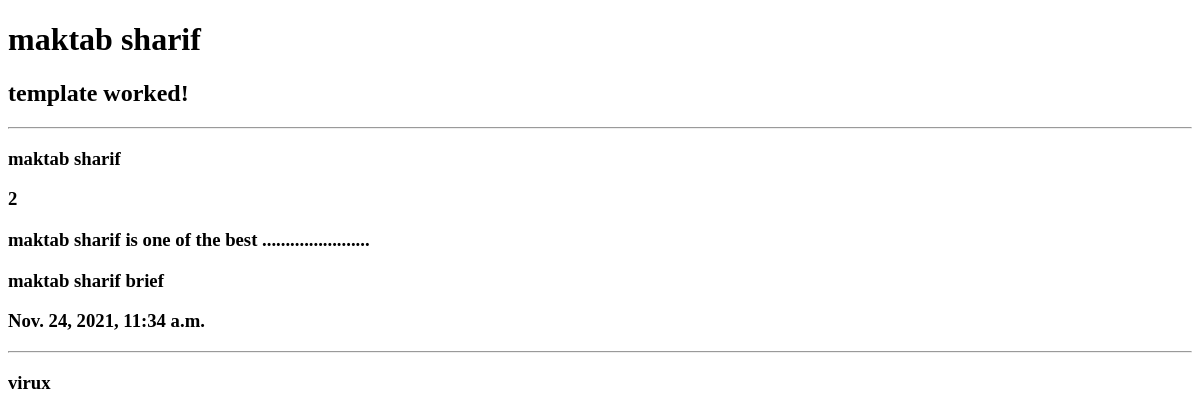
The page /blog/class_first_template/ on the database as committed earlier.
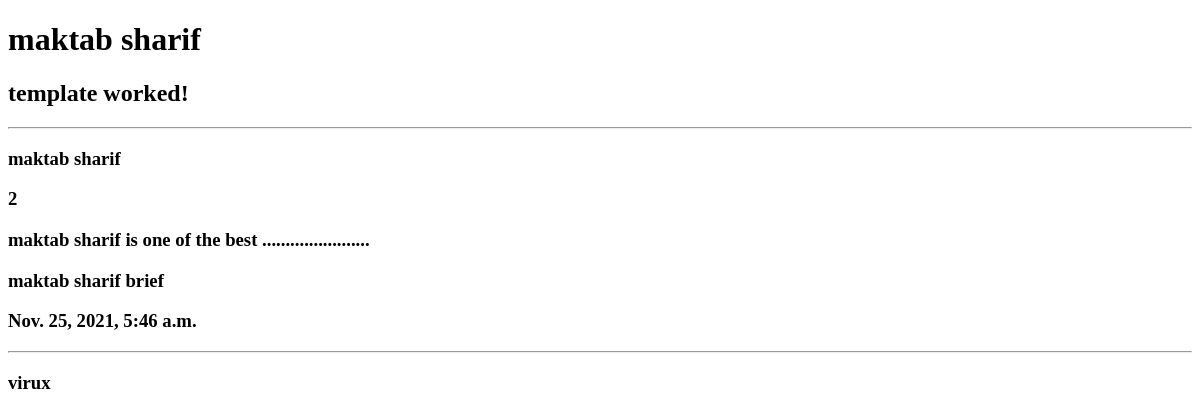
The same page on the database as committed later.
### post/models.py (models this page shows, shortened)
class Post(models.Model):
    PUB = 'pub'
    DRF = 'drf'
    DEL = 'del'
    NOT = 'not'
    STATUS_CHOICES = [
        (PUB,'publish'),
        (DRF,'draft'),
        (DEL,'delete'),
        (NOT,'notset'),
    ]
    title = models.CharField('title post' ,max_length=255)
    shortdesc = models.CharField( 'short description',max_length=255,null=True,blank=True)
    desc = models.TextField()
    location_lat = models.DecimalField(max_digits=5, decimal_places=2,null=True,blank=True)
    location_lng =  models.DecimalField(max_digits=5, decimal_places=2,null=True,blank=True)
    image = models.ImageField(upload_to='uploads',null=True,blank=True)
    like = models.IntegerField(default=0)
    created_on = models.DateTimeField(auto_now_add=True)
    updated_on = models.DateTimeField(auto_now=True)
    status = models.CharField(
        max_length=3,
        choices=STATUS_CHOICES,
        default=PUB,
    )
    tag = models.ManyToManyField('Tag')
    category = models.ManyToManyField('Category')
    owner = models.ForeignKey(User,on_delete=models.CASCADE,verbose_name='post owner')

### post/views.py (the view)
# urls.py: path('class_first_template/',class_first_template),
def class_first_template(request):
    today = datetime.today()
    title = "maktab coustom"
    post = Post.objects.get(id=2)
    return render(request,'maktab.html',{'post':post})

### post/templates/maktab.html (shortened to what this page needs)
<!DOCTYPE html>
<html lang="en">
<head>
</head>
<body>
    <h1>maktab sharif</h1>
    <h2>template worked!</h2>
    <hr>
    <h3>{{post.title}}</h3>
    <h3>{{post.id}}</h3>
    <h3>{{post.desc}}</h3>
    <h3>{{post.shortdesc}}</h3>
    <h3>{{post.updated_on}}</h3>
    <hr>
    <h3>{{post.owner}}</h3>
</body>
</html>

Rows that differ between the two databases and show on the page:
changed Post "maktab sharif": updated_on "Nov. 24, 2021, 11:34 a.m." → "Nov. 25, 2021, 5:46 a.m."
